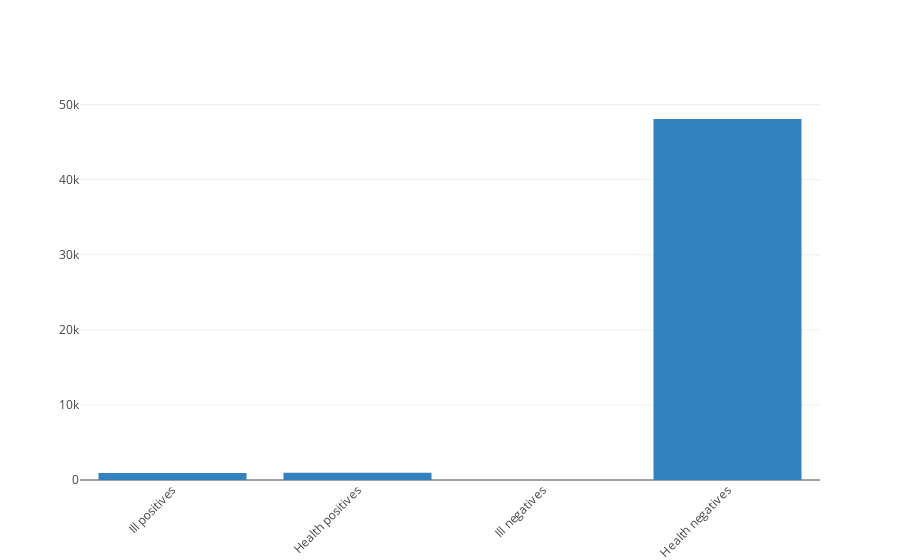

Write notebook code for a chart like this one.
### Code cell
disease_count = 1000

experiment = BayesExperiment(disease_count)
experiment.bayes_experiment()
print(f"{experiment.ill_positives} \n"
      f"{experiment.ill_negatives} \n"
      f"{experiment.health_positives} \n"
      f"{experiment.health_negatives} \n")
print(f"{experiment.ill_positives/experiment.positives}")
print(naive_bayes(disease_count))
experiment.plot_data()

### Figure 1 — Plotly figure (JSON) as saved in the notebook; plotly's stock layout.template omitted (floating-point values rounded to 4 significant figures)
{"data": [{"marker": {"color": "rgb(49,130,189)"}, "name": "Bayes experiment", "type": "bar", "uid": "a0b4be85-be37-4562-adeb-fe8513daeee3", "x": ["Ill positives", "Health positives", "Ill negatives", "Health negatives"], "y": [936, 965, 14, 48085]}], "layout": {"barmode": "group", "xaxis": {"tickangle": -45}}}
